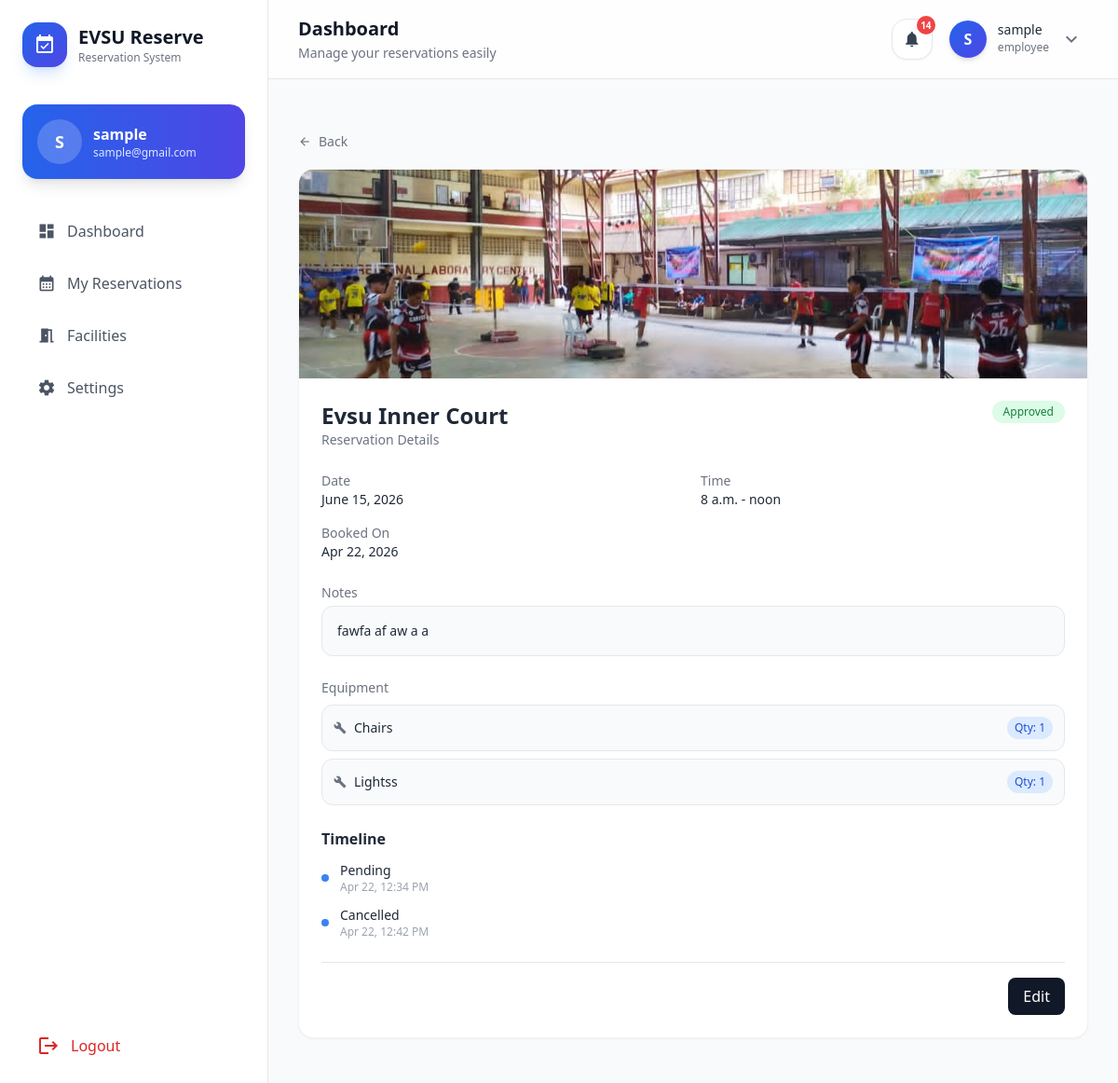
The app's page /user_reservation_detail/29/ (signed in) with its own data.
### core/models.py (models this page shows, shortened)
class User(AbstractUser):
    ROLE_CHOICES = [
        ('admin', 'Admin'),
        ('employee', 'Employee'),
        ('student', 'Student'),
    ]
    role = models.CharField(max_length=10, choices=ROLE_CHOICES, default='employee')
    email = models.EmailField(unique=True)
    groups = models.ManyToManyField(
        Group,
        related_name='custom_user_set',
        blank=True,
        verbose_name='groups'
    )
    user_permissions = models.ManyToManyField(
        Permission,
        related_name='custom_user_set_permissions',
        blank=True,
        verbose_name='user permissions'
    )
    USERNAME_FIELD = 'username'
    REQUIRED_FIELDS = ['email']

class Reservation(models.Model):
    STATUS_CHOICES = [
        ('pending', 'Pending'),
        ('approved', 'Approved'),
        ('rejected', 'Rejected'),
        ('cancelled', 'Cancelled'),
    ]
    user = models.ForeignKey('core.User', on_delete=models.CASCADE, related_name='reservations')
    facility = models.ForeignKey(Facility, on_delete=models.CASCADE, related_name='reservations')
    date = models.DateField()
    start_time = models.TimeField()
    end_time = models.TimeField()
    status = models.CharField(max_length=10, choices=STATUS_CHOICES, default='pending')
    created_at = models.DateTimeField(auto_now_add=True)
    notes = models.TextField(blank=True)
    class Meta:
        constraints = [
            models.UniqueConstraint(
                fields=['facility', 'date', 'start_time', 'end_time'],
                name='unique_reservation'
            )
        ]
        ordering = ['-date', 'start_time']

class Facility(models.Model):
    name = models.CharField(max_length=100)
    description = models.TextField(blank=True)
    location = models.CharField(max_length=100, blank=True)
    capacity = models.PositiveIntegerField(null=True, blank=True)
    image = models.ImageField(
        upload_to='facilities/',
        blank=True,
        null=True,
        default='images/default.jpg'   # ✅ ADD THIS
    )
    is_active = models.BooleanField(default=True)

class ReservationEquipment(models.Model):
    reservation = models.ForeignKey(Reservation, on_delete=models.CASCADE, related_name='equipments')
    equipment = models.ForeignKey(Equipment, on_delete=models.CASCADE, related_name='reservations')
    quantity = models.PositiveIntegerField(default=1)

class Equipment(models.Model):
    name = models.CharField(max_length=100)
    description = models.TextField(blank=True)
    quantity = models.PositiveIntegerField(default=1)
    category = models.CharField(max_length=50, blank=True)
    image = models.ImageField(upload_to='equipment/', blank=True, null=True)
    is_active = models.BooleanField(default=True)

class ReservationStatusLog(models.Model):
    reservation = models.ForeignKey(Reservation, on_delete=models.CASCADE, related_name="logs")
    status = models.CharField(max_length=10, choices=Reservation.STATUS_CHOICES)
    created_at = models.DateTimeField(auto_now_add=True)
    class Meta:
        ordering = ['created_at']

### core/views.py (the view)
# urls.py: path('user_reservation_detail/<int:id>/', views.user_reservation_detail, name='user_reservation_detail'),
def user_reservation_detail(request, id):
    reservation = get_object_or_404(
        Reservation.objects.select_related('facility', 'user'),
        id=id,
        user=request.user
    )
    return render(request, "user/user_reservation_detail.html", {
        "reservation": reservation
    })

### templates/user/user_reservation_detail.html (shortened to what this page needs)
{% extends 'user/base.html' %}
{% block content %}
<div class="max-w-4xl mx-auto py-6 space-y-4">
    <a href="{% url 'my_reservations' %}" class="inline-flex items-center gap-2 text-gray-500 hover:text-black text-sm">
        <span class="material-icons text-sm">arrow_back</span>
        Back
    </a>
    <div class="bg-white rounded-2xl shadow-sm border border-gray-100 overflow-hidden">
        <div class="h-56 bg-gray-100">
            {% if reservation.facility.image %}
            <img src="{{ reservation.facility.image.url }}" class="w-full h-full object-cover">
            {% else %}
            <div class="flex items-center justify-center h-full text-gray-400">
                No Image Available
            </div>
            {% endif %}
        </div>
        <div class="p-6 space-y-6">
            <div class="flex justify-between items-start">
                <div>
                    <h2 class="text-2xl font-semibold">
                        {{ reservation.facility.name }}
                    </h2>
                    <p class="text-gray-500 text-sm">Reservation Details</p>
                </div>
                <span id="statusBadge" class="px-3 py-1 text-xs rounded-full font-medium
                    {% if reservation.status == 'pending' %}bg-yellow-100 text-yellow-700
                    {% elif reservation.status == 'approved' %}bg-green-100 text-green-700
                    {% else %}bg-red-100 text-red-700{% endif %}">
                    {{ reservation.status|capfirst }}
                </span>
            </div>
            <div class="grid grid-cols-2 gap-4 text-sm">
                <div>
                    <p class="text-gray-500">Date</p>
                    <p class="font-medium">{{ reservation.date }}</p>
                </div>
                <div>
                    <p class="text-gray-500">Time</p>
                    <p class="font-medium">
                        {{ reservation.start_time }} - {{ reservation.end_time }}
                    </p>
                </div>
                <div>
                    <p class="text-gray-500">Booked On</p>
                    <p class="font-medium">
                        {{ reservation.created_at|date:"M d, Y" }}
                    </p>
                </div>
            </div>
            <div>
                <p class="text-gray-500 text-sm mb-1">Notes</p>
                <div class="bg-gray-50 border rounded-xl p-4 text-sm">
                    {{ reservation.notes|default:"No notes" }}
                </div>
            </div>
            <div>
                <p class="text-gray-500 text-sm mb-2">Equipment</p>
                {% if reservation.equipments.all %}
                <div class="space-y-2">
                    {% for item in reservation.equipments.all %}
                    <div class="flex items-center justify-between p-3 border rounded-xl bg-gray-50">
                        <div class="flex items-center gap-2">
                            <span class="material-icons text-gray-500 text-sm">build</span>
                            <span class="text-sm font-medium text-gray-800">
                                {{ item.equipment.name }}
                            </span>
                        </div>
                        <span class="text-xs px-2 py-1 rounded-full bg-blue-100 text-blue-700">
                            Qty: {{ item.quantity }}
                        </span>
                    </div>
                    {% endfor %}
                </div>
                {% else %}
                <div class="text-sm text-gray-400 bg-gray-50 border rounded-xl p-3">
                    No equipment selected
                </div>
                {% endif %}
            </div>
            <div>
                <h3 class="font-semibold mb-3">Timeline</h3>
                <div class="space-y-3">
                    {% for log in reservation.logs.all %}
                    <div class="flex items-center gap-3 text-sm">
                        <div class="w-2 h-2 rounded-full bg-blue-500"></div>
                        <div>
                            <p class="font-medium">{{ log.status|capfirst }}</p>
                            <p class="text-xs text-gray-400">
                                {{ log.created_at|date:"M d, h:i A" }}
                            </p>
                        </div>
                    </div>
                    {% endfor %}
                </div>
            </div>
            <div class="flex justify-end gap-3 pt-4 border-t">
                <button onclick="openEditModal()" class="px-4 py-2 bg-gray-900 text-white rounded-lg">
                    Edit
                </button>
            </div>
        </div>
    </div>
</div>
{% endblock %}

### templates/user/base.html (shortened to what this page needs)
{% load static %}
<!DOCTYPE html>
<html lang="en">
<head>
    <script src="https://cdn.tailwindcss.com"></script>
</head>
<body class="font-sans bg-gray-50 text-gray-800 flex min-h-screen overflow-x-hidden">
    <aside class="hidden lg:flex flex-col w-72 h-screen sticky top-0
                  bg-white/90 backdrop-blur-xl border-r border-gray-200">
        <div class="flex flex-col h-full p-6">
            <div class="flex items-center gap-3 mb-10">
                <div class="w-12 h-12 rounded-2xl bg-gradient-to-br from-blue-600 to-indigo-600
                            flex items-center justify-center shadow-lg shadow-blue-500/20">
                    <span class="material-icons text-white text-2xl">
                    </span>
                </div>
                <div>
                    <h1 class="text-xl font-bold text-gray-900">
                        EVSU Reserve
                    </h1>
                    <p class="text-xs text-gray-500">
                        Reservation System
                    </p>
                </div>
            </div>
            <div class="mb-8">
                <div class="p-4 rounded-2xl bg-gradient-to-r from-blue-600 to-indigo-600 text-white shadow-lg">
                    <div class="flex items-center gap-3">
                        <div class="w-12 h-12 rounded-full bg-white/20 backdrop-blur
                                    flex items-center justify-center text-lg font-semibold">
                            {{ request.user.username|slice:":1"|upper }}
                        </div>
                        <div class="min-w-0">
                            <p class="font-semibold truncate">
                                {{ request.user.username }}
                            </p>
                            <p class="text-xs text-blue-100 truncate">
                                {{ request.user.email }}
                            </p>
                        </div>
                    </div>
                </div>
            </div>
            <nav class="flex-1 space-y-2">
                <a href="{% url 'user_dashboard' %}"
                   class="group flex items-center gap-3 px-4 py-3 rounded-2xl
                          transition-all duration-300
                          {% if request.resolver_match.url_name == 'user_dashboard' %}
                          bg-blue-600 text-white shadow-lg shadow-blue-500/20
                          {% else %}
                          text-gray-600 hover:bg-gray-100 hover:text-gray-900
                          {% endif %}">
                    <span class="material-icons text-[20px]">dashboard</span>
                    <span class="font-medium">
                        Dashboard
                    </span>
                </a>
                <a href="{% url 'my_reservations' %}"
                   class="group flex items-center gap-3 px-4 py-3 rounded-2xl
                          transition-all duration-300
                          {% if request.resolver_match.url_name == 'my_reservations' %}
                          bg-blue-600 text-white shadow-lg shadow-blue-500/20
                          {% else %}
                          text-gray-600 hover:bg-gray-100 hover:text-gray-900
                          {% endif %}">
                    <span class="material-icons text-[20px]">
                    </span>
                    <span class="font-medium">
                        My Reservations
                    </span>
                </a>
                <a href="{% url 'facilities' %}"
                   class="group flex items-center gap-3 px-4 py-3 rounded-2xl
                          transition-all duration-300
                          {% if request.resolver_match.url_name == 'facilities' %}
                          bg-blue-600 text-white shadow-lg shadow-blue-500/20
                          {% else %}
                          text-gray-600 hover:bg-gray-100 hover:text-gray-900
                          {% endif %}">
                    <span class="material-icons text-[20px]">
                    </span>
                    <span class="font-medium">
                        Facilities
                    </span>
                </a>
                <a href="#"
                   class="group flex items-center gap-3 px-4 py-3 rounded-2xl
                          text-gray-600 hover:bg-gray-100 hover:text-gray-900
                          transition-all duration-300">
                    <span class="material-icons text-[20px]">
                    </span>
                    <span class="font-medium">
                        Settings
                    </span>
                </a>
            </nav>
            <button onclick="openLogoutModal()"
                    class="mt-6 flex items-center gap-3 px-4 py-3 rounded-2xl
                           text-red-600 hover:bg-red-50 transition-all duration-300">
                <span class="material-icons">logout</span>
                <span class="font-medium">
                    Logout
                </span>
            </button>
        </div>
    </aside>
    <div class="flex-1 flex flex-col min-h-screen">
        <header class="sticky top-0 z-40
                       bg-white/80 backdrop-blur-xl
                       border-b border-gray-200">
            <div class="px-4 md:px-8 py-4 flex items-center justify-between">
                <div>
                    <h2 class="text-lg md:text-xl font-semibold text-gray-900">
                        {% block page_title %}Dashboard{% endblock %}
                    </h2>
                    <p class="text-xs md:text-sm text-gray-500 mt-0.5">
                        Manage your reservations easily
                    </p>
                </div>
                <div class="flex items-center gap-3">
                    <div class="relative">
                        <button id="notifBtn"
                            class="relative w-11 h-11 rounded-2xl
                                   bg-white border border-gray-200
                                   hover:bg-gray-100 transition
                                   flex items-center justify-center shadow-sm">
                            <span class="material-icons text-[20px] text-gray-700">
                            </span>
                            {% if unread_notifications_count > 0 %}
                            <span class="absolute -top-1 -right-1 min-w-[20px] h-5
                                         px-1 rounded-full bg-red-500 text-white
                                         text-[10px] flex items-center justify-center font-semibold">
                                {{ unread_notifications_count }}
                            </span>
                            {% endif %}
                        </button>
                    </div>
                    <div class="relative">
                        <button id="profileBtn"
                            class="flex items-center gap-3 p-1.5 rounded-2xl
                                   hover:bg-gray-100 transition">
                            <div class="w-10 h-10 rounded-full
                                        bg-gradient-to-br from-blue-600 to-indigo-600
                                        text-white font-semibold
                                        flex items-center justify-center shadow-md">
                                {{ request.user.username|slice:":1"|upper }}
                            </div>
                            <div class="hidden md:block text-left">
                                <p class="text-sm font-medium text-gray-800 leading-none">
                                    {{ request.user.username }}
                                </p>
                                <p class="text-xs text-gray-500 mt-1">
                                    {{ request.user.role }}
                                </p>
                            </div>
                            <span class="material-icons text-gray-500 hidden md:block">
                            </span>
                        </button>
                    </div>
                </div>
            </div>
        </header>
        <main class="flex-1 p-4 md:p-8 pb-28 lg:pb-8">
            {% block content %}{% endblock %}
        </main>
    </div>
</body>
</html>

### records on screen
User: user.username "S", user.username "sample", user.email "sample@gmail.com", user.role "employee"
Reservation: facility.image (picture), facility.name "Evsu Inner Court", status "Approved", date "June 15, 2026", start_time "8 a.m.", end_time "noon", created_at "Apr 22, 2026", notes "fawfa af aw a a"
ReservationEquipment: equipment.name "Chairs", quantity "1"
ReservationEquipment: equipment.name "Lightss", quantity "1"
ReservationStatusLog: status "Pending", created_at "Apr 22, 12:34 PM"
ReservationStatusLog: status "Cancelled", created_at "Apr 22, 12:42 PM"

### other values on screen
{{ unread_notifications_count }} "14"
